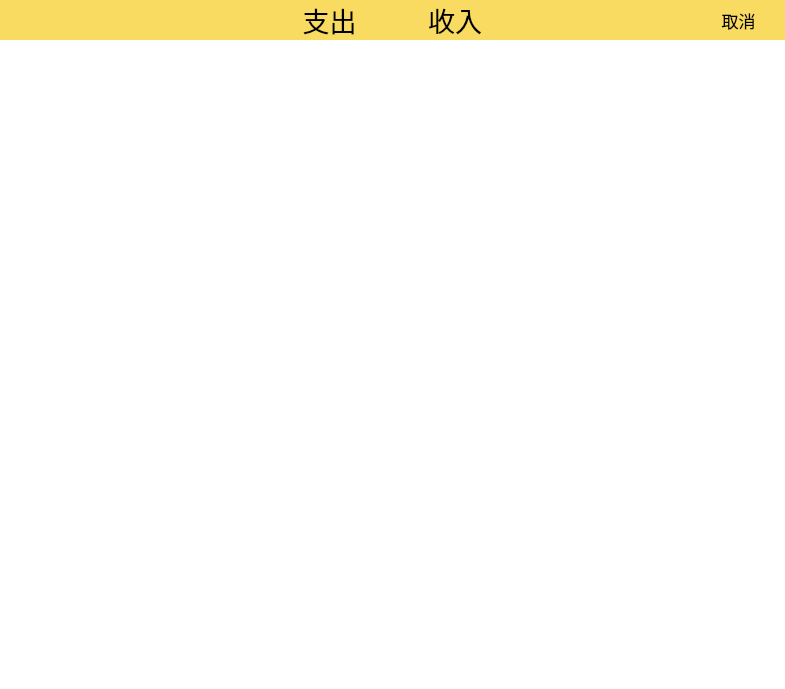
<?xml version="1.0" encoding="UTF-8"?>
<ui version="4.0">
 <class>BookkeepingSelectArea</class>
 <widget class="QWidget" name="BookkeepingSelectArea">
  <property name="geometry">
   <rect>
    <x>0</x>
    <y>0</y>
    <width>785</width>
    <height>689</height>
   </rect>
  </property>
  <property name="windowTitle">
   <string>Form</string>
  </property>
  <layout class="QGridLayout" name="gridLayout">
   <property name="leftMargin">
    <number>0</number>
   </property>
   <property name="topMargin">
    <number>0</number>
   </property>
   <property name="rightMargin">
    <number>0</number>
   </property>
   <property name="bottomMargin">
    <number>0</number>
   </property>
   <property name="spacing">
    <number>0</number>
   </property>
   <item row="0" column="0">
    <widget class="QWidget" name="backgroundwidget" native="true">
     <property name="styleSheet">
      <string notr="true">#backgroundwidget{
	background-color: rgb(255, 255, 255);
}
#pageExpanditure{
	background-color: rgb(255, 255, 255);
}</string>
     </property>
     <layout class="QGridLayout" name="gridLayout_3" rowstretch="2,33">
      <property name="leftMargin">
       <number>0</number>
      </property>
      <property name="topMargin">
       <number>0</number>
      </property>
      <property name="rightMargin">
       <number>0</number>
      </property>
      <property name="bottomMargin">
       <number>0</number>
      </property>
      <property name="spacing">
       <number>0</number>
      </property>
      <item row="0" column="0">
       <widget class="QWidget" name="titlewidget" native="true">
        <property name="sizePolicy">
         <sizepolicy hsizetype="Preferred" vsizetype="Preferred">
          <horstretch>0</horstretch>
          <verstretch>0</verstretch>
         </sizepolicy>
        </property>
        <property name="styleSheet">
         <string notr="true">background-color: rgb(249, 219, 97);</string>
        </property>
        <layout class="QGridLayout" name="gridLayout_2" columnstretch="1,3,2,2,3,1">
         <property name="leftMargin">
          <number>15</number>
         </property>
         <property name="topMargin">
          <number>0</number>
         </property>
         <property name="rightMargin">
          <number>15</number>
         </property>
         <property name="bottomMargin">
          <number>0</number>
         </property>
         <property name="spacing">
          <number>0</number>
         </property>
         <item row="0" column="0">
          <widget class="QPushButton" name="spacebutton">
           <property name="sizePolicy">
            <sizepolicy hsizetype="Expanding" vsizetype="Expanding">
             <horstretch>0</horstretch>
             <verstretch>0</verstretch>
            </sizepolicy>
           </property>
           <property name="styleSheet">
            <string notr="true">border:none;
color:rgb(0,0,0);</string>
           </property>
           <property name="text">
            <string/>
           </property>
          </widget>
         </item>
         <item row="0" column="1">
          <spacer name="horizontalSpacer">
           <property name="orientation">
            <enum>Qt::Horizontal</enum>
           </property>
           <property name="sizeHint" stdset="0">
            <size>
             <width>184</width>
             <height>20</height>
            </size>
           </property>
          </spacer>
         </item>
         <item row="0" column="2">
          <widget class="QPushButton" name="expenditurebutton">
           <property name="sizePolicy">
            <sizepolicy hsizetype="Expanding" vsizetype="Expanding">
             <horstretch>0</horstretch>
             <verstretch>0</verstretch>
            </sizepolicy>
           </property>
           <property name="styleSheet">
            <string notr="true">border:none;
border-top:1px;
border-color:rgb(0,0,0);
color:rgb(0,0,0);
font-family:'Microsoft YaHei';
font-size:20pt;</string>
           </property>
           <property name="text">
            <string>支出</string>
           </property>
          </widget>
         </item>
         <item row="0" column="3">
          <widget class="QPushButton" name="incomebutton">
           <property name="sizePolicy">
            <sizepolicy hsizetype="Expanding" vsizetype="Expanding">
             <horstretch>0</horstretch>
             <verstretch>0</verstretch>
            </sizepolicy>
           </property>
           <property name="styleSheet">
            <string notr="true">border:none;
color:rgb(0,0,0);
font-family:'Microsoft YaHei';
font-size:20pt;</string>
           </property>
           <property name="text">
            <string>收入</string>
           </property>
          </widget>
         </item>
         <item row="0" column="4">
          <spacer name="horizontalSpacer_2">
           <property name="orientation">
            <enum>Qt::Horizontal</enum>
           </property>
           <property name="sizeHint" stdset="0">
            <size>
             <width>184</width>
             <height>20</height>
            </size>
           </property>
          </spacer>
         </item>
         <item row="0" column="5">
          <widget class="QPushButton" name="cancelbutton">
           <property name="sizePolicy">
            <sizepolicy hsizetype="Expanding" vsizetype="Expanding">
             <horstretch>0</horstretch>
             <verstretch>0</verstretch>
            </sizepolicy>
           </property>
           <property name="styleSheet">
            <string notr="true">border:none;
color:rgb(0,0,0);
font-size:13pt;</string>
           </property>
           <property name="text">
            <string>取消</string>
           </property>
          </widget>
         </item>
        </layout>
       </widget>
      </item>
      <item row="1" column="0">
       <widget class="QStackedWidget" name="stackedWidget">
        <property name="currentIndex">
         <number>0</number>
        </property>
        <widget class="QWidget" name="pageExpanditure"/>
        <widget class="QWidget" name="pageInCome"/>
       </widget>
      </item>
     </layout>
    </widget>
   </item>
  </layout>
 </widget>
 <resources/>
 <connections/>
</ui>
